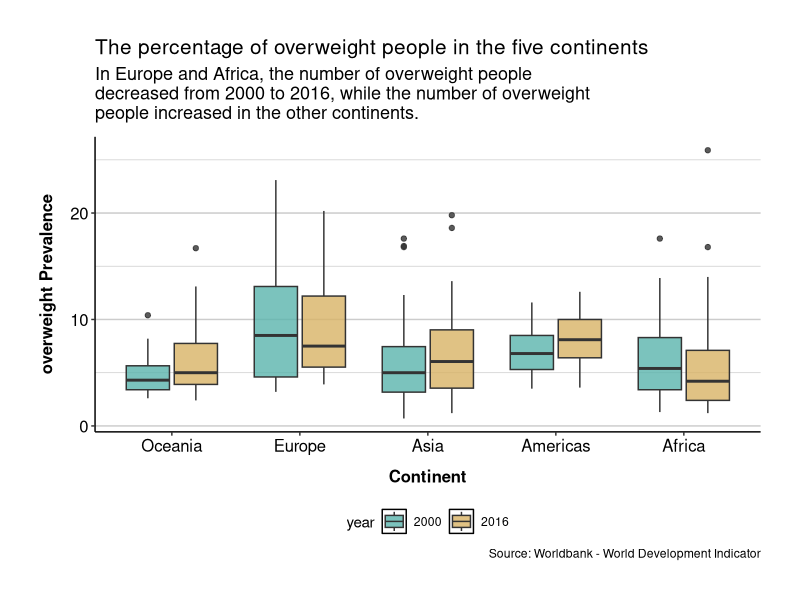
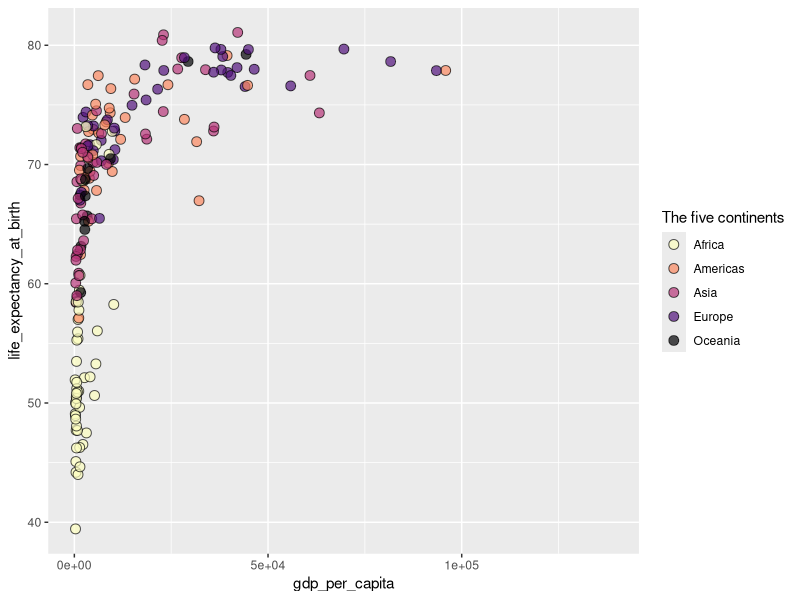
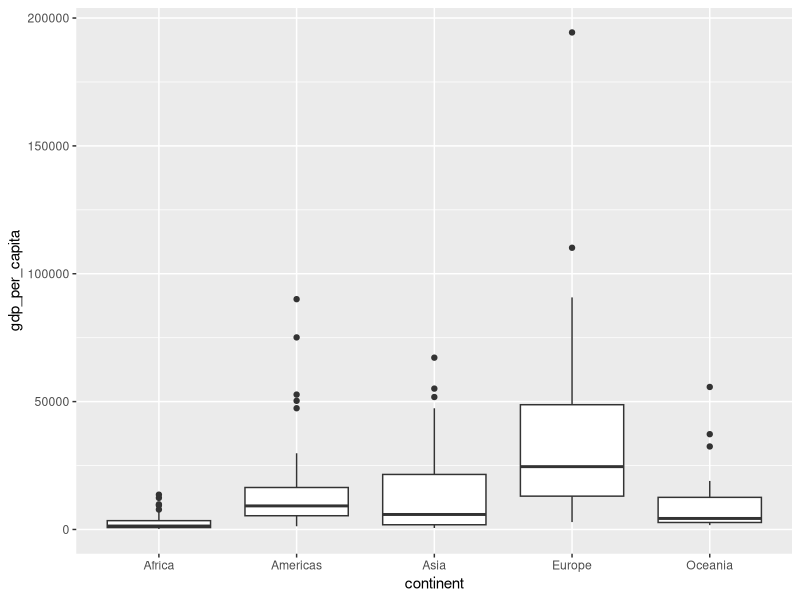

These figures' R source, in order:
library(tidyverse)

world_bank_countries <- read_csv("data/world_bank_countries.csv")


# First plot --------------------------------------------------------------
world_bank_countries %>% 
  filter(year %in% c(2000, 2016)) %>% 
  mutate(
    year = year %>% as_factor,
    continent = continent %>% as_factor %>% 
      fct_relevel("Oceania", "Europe", "Asia", "Americas", "Africa")) %>%
  ggplot(aes(x = continent, 
             y = overweight,
             fill = year)) + 
  geom_boxplot(width = 0.75, 
               alpha = .8,
               position = position_dodge2(padding = 0.1)) +
  scale_fill_manual(values = c("#5ab4ac", "#d8b365")) +
  scale_y_continuous(name = "overweight Prevalence") +
  scale_x_discrete(name = "Continent")  +
  labs(
    title = "The percentage of overweight people in the five continents",
    subtitle = str_wrap("In Europe and Africa, the number of overweight people decreased from 2000 to 2016, while the number of overweight people increased in the other continents.", 59),
    caption = "Source: Worldbank - World Development Indicator"
  ) +
  theme(
    plot.margin = unit(rep(1, 4), "cm"),
    plot.title = element_text(size = 15),
    plot.subtitle = element_text(margin = margin(b = 10), size = 13),
    axis.title.x = element_text(margin = margin(t = 10)),
    axis.title.y = element_text(margin = margin(r = 10)),
    axis.line = element_line(color = "black"),
    panel.background = element_blank(),
    panel.grid.major.y = element_line(color = "grey80"),
    panel.grid.minor.y = element_line(color = "grey80"),
    panel.grid.major.x = element_blank(),
    legend.position = "bottom",
    legend.key = element_rect(fill = NA),
    axis.text = element_text(size = 12, color = "black"),
    axis.title = element_text(face = "bold", size = 12)
  )



# Create your own theme ---------------------------------------------------
base_theme <- theme(
  plot.margin = unit(rep(1, 4), "cm"),
  plot.title = element_text(size = 15),
  plot.subtitle = element_text(margin = margin(b = 10), size = 13),
  axis.title.x = element_text(margin = margin(t = 10)),
  axis.title.y = element_text(margin = margin(r = 10)),
  axis.line = element_line(color = "black"),
  panel.background = element_blank(),
  panel.grid.major.y = element_line(color = "grey80"),
  panel.grid.minor.y = element_line(color = "grey80"),
  panel.grid.major.x = element_blank(),
  legend.position = "bottom",
  legend.key = element_rect(fill = NA),
  axis.text = element_text(size = 12, color = "black"),
  axis.title = element_text(face = "bold", size = 12)
)

set_base_theme <- function() {
  theme_set(theme_grey(base_size = 12) +
              base_theme)
}

set_default_theme <- function() {
  theme_set(theme_grey())
}

# Second plot -------------------------------------------------------------
world_bank_countries %>% 
  filter(year == 2000) %>%
  ggplot(aes(gdp_per_capita, y = life_expectancy_at_birth)) +
  geom_point(aes(fill = continent), color = "black", shape = 21,
             size = 3, alpha = .7) +
  scale_fill_viridis_d(name = "The five continents", option = "magma",
                       direction = -1) 



# Third plot --------------------------------------------------------------
world_bank_countries %>% 
  filter(year == 2016) %>% 
  ggplot(aes(x = continent, y = gdp_per_capita)) + 
  geom_boxplot()
